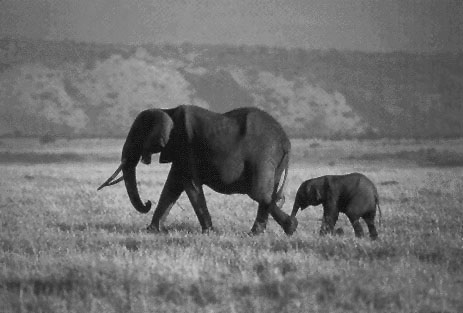
%> input picture ENGN1610/Assignment1/elephants.pgm, 463 x 313 px
$ octave Test.m   (GNU Octave 9; MATLAB toolbox functions it lacks are replaced by stand-ins)
%> lines starting %> are read from the running program, lines starting %| are printed output that depends on the picture
%% Canny Edge Detection Method
%Parameters:1.sigma for gaussian filter for smoothing;
%           2.Treshold M for finding the edge
%Purpose : Try find thin edge for a given picture


%% Declare parameters for test
Sigma = 0.5;
Threshold = 8;

%% load the image
I = imread('elephants.pgm');
%> I is the input picture: size 313x463 uint8; min 9, max 210, mean 112.9
% I = imread('bear.pgm');
% I = imread('boat.pgm');
% I = imread('tsukuba.pgm');
[rowNum,colNum] = size(I);
%> rowNum = 313; colNum = 463
imagesc(I)
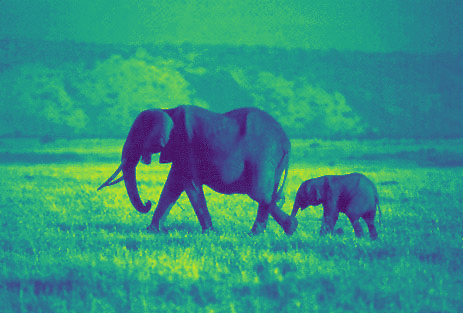
%> displayed picture: size 313x463x3, on the screen's scale of 0 to 255; mean R, G, B 48.4, 146.7, 129.6

%% Smooth by a gaussian

gaussian_2D = fspecial('gaussian',5,0.5);
J = conv2(I,gaussian_2D,'same');
imagesc(J)         % show the picture after smoothing
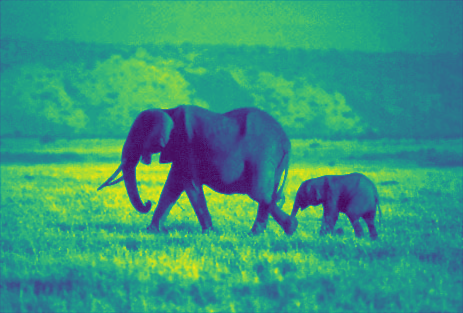
%> displayed picture: size 313x463x3, on the screen's scale of 0 to 255; mean R, G, B 54, 152.4, 125.3

%% Calculate Gradient
pdxFilter = [1 0 -1];
pdyFilter = [1;0;-1];
M_pdx = conv2(J,pdxFilter,'same');
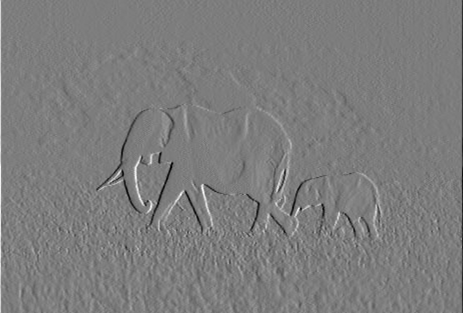
%> M_pdx: size 313x463 double; min -147.3, max 152.4, mean 0; drawn with min black and max white
M_pdy = conv2(J,pdyFilter,'same');
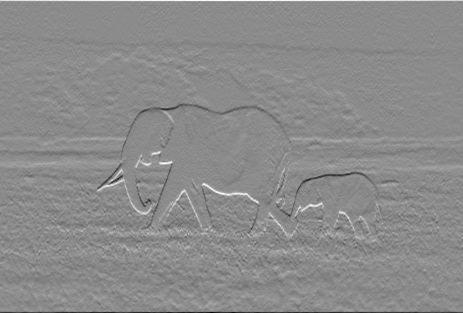
%> M_pdy: size 313x463 double; min -177.9, max 147.6, mean 0; drawn with min black and max white
M_magnitude = sqrt(M_pdx.^2+M_pdy.^2);
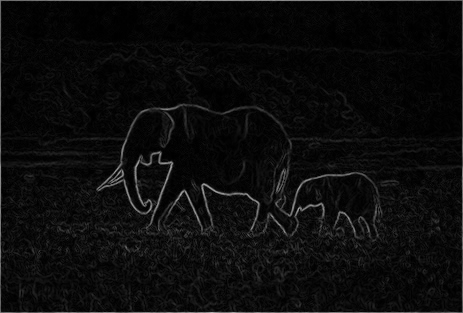
%> M_magnitude: size 313x463 double; min 0, max 177.9, mean 12.3
M_pdx = M_pdx./M_magnitude;
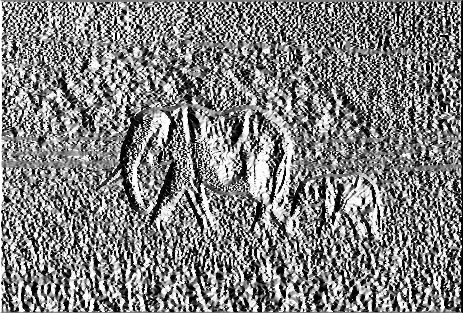
%> M_pdx: size 313x463 double; 0.01% of the values are NaN or infinite; the others: min -1, max 1, mean 0.0068; drawn with min black, max white, NaN and infinite black
M_pdy = M_pdy./M_magnitude;
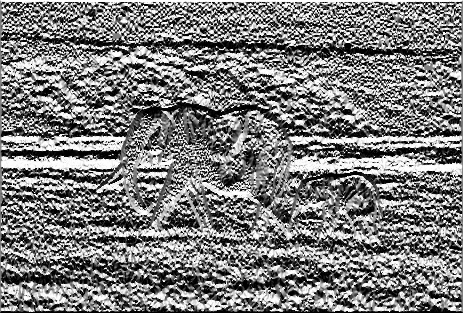
%> M_pdy: size 313x463 double; 0.01% of the values are NaN or infinite; the others: min -1, max 1, mean -0.0197; drawn with min black, max white, NaN and infinite black

%% Threshold the Gradient Magnitude
for i = 1:rowNum
    for j = 1: colNum
        if M_magnitude<Threshold
        M_magnitude(i,j) = 0;
        end
    end
end
